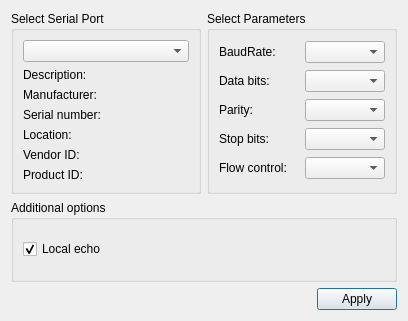
<?xml version="1.0" encoding="UTF-8"?>
<ui version="4.0">
 <class>SettingsDialog</class>
 <widget class="QDialog" name="SettingsDialog">
  <property name="geometry">
   <rect>
    <x>0</x>
    <y>0</y>
    <width>408</width>
    <height>321</height>
   </rect>
  </property>
  <property name="windowTitle">
   <string>Settings</string>
  </property>
  <layout class="QGridLayout" name="gridLayout_3">
   <item row="0" column="1">
    <widget class="QGroupBox" name="parametersBox">
     <property name="title">
      <string>Select Parameters</string>
     </property>
     <layout class="QGridLayout" name="gridLayout_2">
      <item row="0" column="0">
       <widget class="QLabel" name="baudRateLabel">
        <property name="text">
         <string>BaudRate:</string>
        </property>
       </widget>
      </item>
      <item row="0" column="1">
       <widget class="QComboBox" name="baudRateBox"/>
      </item>
      <item row="1" column="0">
       <widget class="QLabel" name="dataBitsLabel">
        <property name="text">
         <string>Data bits:</string>
        </property>
       </widget>
      </item>
      <item row="1" column="1">
       <widget class="QComboBox" name="dataBitsBox"/>
      </item>
      <item row="2" column="0">
       <widget class="QLabel" name="parityLabel">
        <property name="text">
         <string>Parity:</string>
        </property>
       </widget>
      </item>
      <item row="2" column="1">
       <widget class="QComboBox" name="parityBox"/>
      </item>
      <item row="3" column="0">
       <widget class="QLabel" name="stopBitsLabel">
        <property name="text">
         <string>Stop bits:</string>
        </property>
       </widget>
      </item>
      <item row="3" column="1">
       <widget class="QComboBox" name="stopBitsBox"/>
      </item>
      <item row="4" column="0">
       <widget class="QLabel" name="flowControlLabel">
        <property name="text">
         <string>Flow control:</string>
        </property>
       </widget>
      </item>
      <item row="4" column="1">
       <widget class="QComboBox" name="flowControlBox"/>
      </item>
     </layout>
    </widget>
   </item>
   <item row="2" column="0" colspan="2">
    <widget class="QGroupBox" name="additionalOptionsGroupBox">
     <property name="title">
      <string>Additional options</string>
     </property>
     <layout class="QVBoxLayout" name="verticalLayout">
      <item>
       <widget class="QCheckBox" name="localEchoCheckBox">
        <property name="text">
         <string>Local echo</string>
        </property>
        <property name="checked">
         <bool>true</bool>
        </property>
       </widget>
      </item>
     </layout>
    </widget>
   </item>
   <item row="0" column="0">
    <widget class="QGroupBox" name="selectBox">
     <property name="title">
      <string>Select Serial Port</string>
     </property>
     <layout class="QGridLayout" name="gridLayout">
      <item row="0" column="0">
       <widget class="QComboBox" name="serialPortInfoListBox"/>
      </item>
      <item row="1" column="0">
       <widget class="QLabel" name="descriptionLabel">
        <property name="text">
         <string>Description:</string>
        </property>
       </widget>
      </item>
      <item row="2" column="0">
       <widget class="QLabel" name="manufacturerLabel">
        <property name="text">
         <string>Manufacturer:</string>
        </property>
       </widget>
      </item>
      <item row="3" column="0">
       <widget class="QLabel" name="serialNumberLabel">
        <property name="text">
         <string>Serial number:</string>
        </property>
       </widget>
      </item>
      <item row="4" column="0">
       <widget class="QLabel" name="locationLabel">
        <property name="text">
         <string>Location:</string>
        </property>
       </widget>
      </item>
      <item row="5" column="0">
       <widget class="QLabel" name="vidLabel">
        <property name="text">
         <string>Vendor ID:</string>
        </property>
       </widget>
      </item>
      <item row="6" column="0">
       <widget class="QLabel" name="pidLabel">
        <property name="text">
         <string>Product ID:</string>
        </property>
       </widget>
      </item>
     </layout>
    </widget>
   </item>
   <item row="3" column="0" colspan="2">
    <layout class="QHBoxLayout" name="horizontalLayout">
     <item>
      <spacer name="horizontalSpacer">
       <property name="orientation">
        <enum>Qt::Horizontal</enum>
       </property>
       <property name="sizeHint" stdset="0">
        <size>
         <width>96</width>
         <height>20</height>
        </size>
       </property>
      </spacer>
     </item>
     <item>
      <widget class="QPushButton" name="applyButton">
       <property name="text">
        <string>Apply</string>
       </property>
      </widget>
     </item>
    </layout>
   </item>
  </layout>
 </widget>
 <resources/>
 <connections/>
</ui>
